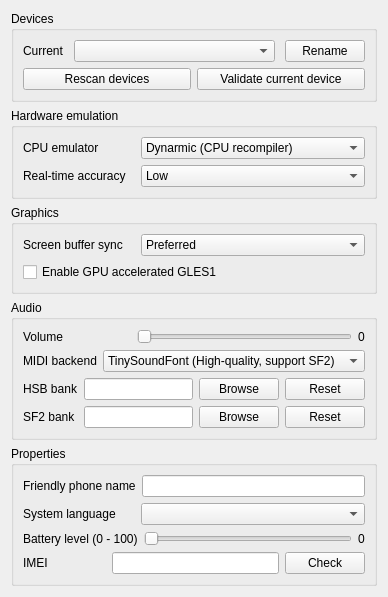
     <widget class="QWidget" name="system_widget">
      <attribute name="title">
       <string>System</string>
      </attribute>
      <layout class="QGridLayout" name="gridLayout_6">
       <item row="2" column="0">
        <widget class="QGroupBox" name="system_graphics_group_box">
         <property name="title">
          <string>Graphics</string>
         </property>
         <layout class="QGridLayout" name="gridLayout_13">
          <item row="0" column="0">
           <layout class="QHBoxLayout" name="system_screen_buffer_sync_layout" stretch="1,2">
            <item>
             <widget class="QLabel" name="system_screen_buffer_sync_label">
              <property name="toolTip">
               <string>This allows emulated softwares to have recording abilities, and prevent flashing in some old S60v1/S60v2 games.
Preferred option will automatically enable this on S60v1/S60v2 devices.</string>
              </property>
              <property name="text">
               <string>Screen buffer sync</string>
              </property>
             </widget>
            </item>
            <item>
             <widget class="QComboBox" name="system_screen_buffer_sync_combo">
              <property name="sizePolicy">
               <sizepolicy hsizetype="Preferred" vsizetype="Fixed">
                <horstretch>0</horstretch>
                <verstretch>0</verstretch>
               </sizepolicy>
              </property>
              <item>
               <property name="text">
                <string>Preferred</string>
               </property>
              </item>
              <item>
               <property name="text">
                <string>Disable</string>
               </property>
              </item>
              <item>
               <property name="text">
                <string>Enable</string>
               </property>
              </item>
             </widget>
            </item>
           </layout>
          </item>
          <item row="1" column="0">
           <widget class="QCheckBox" name="system_enable_hw_gles1_checkbox">
            <property name="toolTip">
             <string>Allow the emulator to perform native GPU acceleration for Symbian's GLES1 API.</string>
            </property>
            <property name="text">
             <string>Enable GPU accelerated GLES1</string>
            </property>
           </widget>
          </item>
         </layout>
        </widget>
       </item>
       <item row="0" column="0">
        <widget class="QGroupBox" name="system_device_groupbox">
         <property name="title">
          <string>Devices</string>
         </property>
         <layout class="QGridLayout" name="gridLayout_11">
          <item row="0" column="0">
           <layout class="QHBoxLayout" name="system_device_current_layout" stretch="0,0,0">
            <property name="spacing">
             <number>10</number>
            </property>
            <item>
             <widget class="QLabel" name="system_device_label">
              <property name="sizePolicy">
               <sizepolicy hsizetype="Fixed" vsizetype="Preferred">
                <horstretch>0</horstretch>
                <verstretch>0</verstretch>
               </sizepolicy>
              </property>
              <property name="text">
               <string>Current</string>
              </property>
             </widget>
            </item>
            <item>
             <widget class="QComboBox" name="system_device_combo">
              <property name="sizePolicy">
               <sizepolicy hsizetype="Minimum" vsizetype="Fixed">
                <horstretch>0</horstretch>
                <verstretch>0</verstretch>
               </sizepolicy>
              </property>
             </widget>
            </item>
            <item>
             <widget class="QPushButton" name="system_device_current_rename_btn">
              <property name="sizePolicy">
               <sizepolicy hsizetype="Fixed" vsizetype="Fixed">
                <horstretch>0</horstretch>
                <verstretch>0</verstretch>
               </sizepolicy>
              </property>
              <property name="text">
               <string>Rename</string>
              </property>
             </widget>
            </item>
           </layout>
          </item>
          <item row="1" column="0">
           <layout class="QHBoxLayout" name="system_general_dvcmod_layout">
            <item>
             <widget class="QPushButton" name="system_general_rescan_dvcs_btn">
              <property name="toolTip">
               <string>Check for any unimported devices and correct existing one's infos.</string>
              </property>
              <property name="text">
               <string>Rescan devices</string>
              </property>
             </widget>
            </item>
            <item>
             <widget class="QPushButton" name="system_general_validate_dvc_btn">
              <property name="toolTip">
               <string>Check for faults in current device and fix them so that EKA2L1 can emulate the device.</string>
              </property>
              <property name="text">
               <string>Validate current device</string>
              </property>
             </widget>
            </item>
           </layout>
          </item>
         </layout>
        </widget>
       </item>
       <item row="4" column="0">
        <widget class="QGroupBox" name="system_props_group_box">
         <property name="sizePolicy">
          <sizepolicy hsizetype="Preferred" vsizetype="Fixed">
           <horstretch>0</horstretch>
           <verstretch>0</verstretch>
          </sizepolicy>
         </property>
         <property name="title">
          <string>Properties</string>
         </property>
         <layout class="QGridLayout" name="gridLayout_9">
          <item row="4" column="0">
           <layout class="QHBoxLayout" name="system_prop_batlvl_layout" stretch="1,2,1">
            <item>
             <widget class="QLabel" name="system_prop_bat_label">
              <property name="text">
               <string>Battery level (0 - 100)</string>
              </property>
             </widget>
            </item>
            <item>
             <widget class="QSlider" name="system_prop_bat_slider">
              <property name="sizePolicy">
               <sizepolicy hsizetype="Preferred" vsizetype="Fixed">
                <horstretch>0</horstretch>
                <verstretch>0</verstretch>
               </sizepolicy>
              </property>
              <property name="maximum">
               <number>100</number>
              </property>
              <property name="orientation">
               <enum>Qt::Horizontal</enum>
              </property>
             </widget>
            </item>
            <item>
             <widget class="QLabel" name="system_prop_bat_current_val_label">
              <property name="sizePolicy">
               <sizepolicy hsizetype="Fixed" vsizetype="Preferred">
                <horstretch>0</horstretch>
                <verstretch>0</verstretch>
               </sizepolicy>
              </property>
              <property name="text">
               <string>0</string>
              </property>
             </widget>
            </item>
           </layout>
          </item>
          <item row="3" column="0">
           <layout class="QHBoxLayout" name="system_prop_lang_layout" stretch="1,2">
            <item>
             <widget class="QLabel" name="system_prop_lang_label">
              <property name="sizePolicy">
               <sizepolicy hsizetype="Preferred" vsizetype="Preferred">
                <horstretch>0</horstretch>
                <verstretch>0</verstretch>
               </sizepolicy>
              </property>
              <property name="text">
               <string>System language</string>
              </property>
             </widget>
            </item>
            <item>
             <widget class="QComboBox" name="system_prop_lang_combobox"/>
            </item>
           </layout>
          </item>
          <item row="6" column="0">
           <layout class="QHBoxLayout" name="system_prop_imei_layout" stretch="1,2,2">
            <item>
             <widget class="QLabel" name="system_prop_imei_label">
              <property name="text">
               <string notr="true">IMEI</string>
              </property>
             </widget>
            </item>
            <item>
             <widget class="QLineEdit" name="system_prop_imei_edit">
              <property name="sizePolicy">
               <sizepolicy hsizetype="Preferred" vsizetype="Preferred">
                <horstretch>0</horstretch>
                <verstretch>0</verstretch>
               </sizepolicy>
              </property>
             </widget>
            </item>
            <item>
             <widget class="QPushButton" name="system_prop_imei_check_btn">
              <property name="sizePolicy">
               <sizepolicy hsizetype="Fixed" vsizetype="Fixed">
                <horstretch>0</horstretch>
                <verstretch>0</verstretch>
               </sizepolicy>
              </property>
              <property name="text">
               <string>Check</string>
              </property>
             </widget>
            </item>
           </layout>
          </item>
          <item row="1" column="0">
           <layout class="QHBoxLayout" name="system_friendly_phone_name_layout" stretch="1,2">
            <item>
             <widget class="QLabel" name="system_friendly_phone_name_label">
              <property name="sizePolicy">
               <sizepolicy hsizetype="Expanding" vsizetype="Preferred">
                <horstretch>0</horstretch>
                <verstretch>0</verstretch>
               </sizepolicy>
              </property>
              <property name="toolTip">
               <string>The name that will be displayed in emulated applications or games. Allow maximum of 30 characters.</string>
              </property>
              <property name="text">
               <string>Friendly phone name</string>
              </property>
             </widget>
            </item>
            <item>
             <widget class="QLineEdit" name="system_friendly_phone_name_edit">
              <property name="sizePolicy">
               <sizepolicy hsizetype="Expanding" vsizetype="Fixed">
                <horstretch>0</horstretch>
                <verstretch>0</verstretch>
               </sizepolicy>
              </property>
              <property name="maxLength">
               <number>30</number>
              </property>
             </widget>
            </item>
           </layout>
          </item>
         </layout>
        </widget>
       </item>
       <item row="1" column="0">
        <widget class="QGroupBox" name="system_he_checkbox">
         <property name="title">
          <string>Hardware emulation</string>
         </property>
         <layout class="QGridLayout" name="gridLayout_7">
          <item row="1" column="0">
           <layout class="QHBoxLayout" name="system_he_cpu_layout" stretch="1,2">
            <item>
             <widget class="QLabel" name="system_he_cpu_label">
              <property name="sizePolicy">
               <sizepolicy hsizetype="Preferred" vsizetype="Preferred">
                <horstretch>0</horstretch>
                <verstretch>0</verstretch>
               </sizepolicy>
              </property>
              <property name="text">
               <string>CPU emulator</string>
              </property>
             </widget>
            </item>
            <item>
             <widget class="QComboBox" name="system_he_cpu_combo">
              <item>
               <property name="text">
                <string>Dynarmic (CPU recompiler)</string>
               </property>
              </item>
              <item>
               <property name="text">
                <string>Dyncom (CPU interpreter)</string>
               </property>
              </item>
             </widget>
            </item>
           </layout>
          </item>
          <item row="3" column="0">
           <layout class="QHBoxLayout" name="system_he_rta_layout" stretch="1,2">
            <item>
             <widget class="QLabel" name="system_he_rta_label">
              <property name="toolTip">
               <string>Choose the level of accuracy for timing operations.&lt;br&gt;The higher the level, the more CPU power is consumed, but potentially faster operation in some apps!</string>
              </property>
              <property name="text">
               <string>Real-time accuracy</string>
              </property>
             </widget>
            </item>
            <item>
             <widget class="QComboBox" name="system_he_rta_combo">
              <item>
               <property name="text">
                <string>Low</string>
               </property>
              </item>
              <item>
               <property name="text">
                <string>Mid</string>
               </property>
              </item>
              <item>
               <property name="text">
                <string>High</string>
               </property>
              </item>
             </widget>
            </item>
           </layout>
          </item>
         </layout>
        </widget>
       </item>
       <item row="3" column="0">
        <widget class="QGroupBox" name="system_audio_group_box">
         <property name="title">
          <string>Audio</string>
         </property>
         <layout class="QGridLayout" name="gridLayout_8">
          <item row="3" column="0">
           <layout class="QHBoxLayout" name="system_audio_midi_sf2_bank_layout" stretch="1,2,2,0">
            <item>
             <widget class="QLabel" name="system_audio_midi_sf2_bank_label">
              <property name="text">
               <string>SF2 bank</string>
              </property>
             </widget>
            </item>
            <item>
             <widget class="QLineEdit" name="system_audio_midi_sf2_bank_edit">
              <property name="readOnly">
               <bool>true</bool>
              </property>
             </widget>
            </item>
            <item>
             <widget class="QPushButton" name="system_audio_midi_sf2_bank_browse">
              <property name="sizePolicy">
               <sizepolicy hsizetype="Fixed" vsizetype="Fixed">
                <horstretch>0</horstretch>
                <verstretch>0</verstretch>
               </sizepolicy>
              </property>
              <property name="text">
               <string>Browse</string>
              </property>
             </widget>
            </item>
            <item>
             <widget class="QPushButton" name="system_audio_midi_sf2_bank_reset">
              <property name="text">
               <string>Reset</string>
              </property>
             </widget>
            </item>
           </layout>
          </item>
          <item row="2" column="0">
           <layout class="QHBoxLayout" name="system_audio_midi_hsb_bank_layout" stretch="1,2,2,0">
            <item>
             <widget class="QLabel" name="system_audio_midi_hsb_bank_label">
              <property name="toolTip">
               <string/>
              </property>
              <property name="text">
               <string>HSB bank</string>
              </property>
             </widget>
            </item>
            <item>
             <widget class="QLineEdit" name="system_audio_midi_hsb_bank_edit">
              <property name="readOnly">
               <bool>true</bool>
              </property>
             </widget>
            </item>
            <item>
             <widget class="QPushButton" name="system_audio_midi_hsb_bank_browse">
              <property name="sizePolicy">
               <sizepolicy hsizetype="Fixed" vsizetype="Fixed">
                <horstretch>0</horstretch>
                <verstretch>0</verstretch>
               </sizepolicy>
              </property>
              <property name="text">
               <string>Browse</string>
              </property>
             </widget>
            </item>
            <item>
             <widget class="QPushButton" name="system_audio_midi_hsb_bank_reset">
              <property name="text">
               <string>Reset</string>
              </property>
             </widget>
            </item>
           </layout>
          </item>
          <item row="1" column="0">
           <layout class="QHBoxLayout" name="system_audio_midi_backend_layout" stretch="1,2">
            <item>
             <widget class="QLabel" name="system_audio_midi_backend_label">
              <property name="sizePolicy">
               <sizepolicy hsizetype="Expanding" vsizetype="Preferred">
                <horstretch>0</horstretch>
                <verstretch>0</verstretch>
               </sizepolicy>
              </property>
              <property name="text">
               <string>MIDI backend</string>
              </property>
             </widget>
            </item>
            <item>
             <widget class="QComboBox" name="system_audio_midi_backend_combo">
              <property name="sizePolicy">
               <sizepolicy hsizetype="Expanding" vsizetype="Fixed">
                <horstretch>0</horstretch>
                <verstretch>0</verstretch>
               </sizepolicy>
              </property>
              <item>
               <property name="text">
                <string>TinySoundFont (High-quality, support SF2)</string>
               </property>
              </item>
              <item>
               <property name="text">
                <string>MiniBAE (Lower-quality, support HSB)</string>
               </property>
              </item>
             </widget>
            </item>
           </layout>
          </item>
          <item row="0" column="0">
           <layout class="QHBoxLayout" name="system_audio_volmod_layout" stretch="1,2,2">
            <item>
             <widget class="QLabel" name="system_general_vol_slide_label">
              <property name="sizePolicy">
               <sizepolicy hsizetype="Expanding" vsizetype="Preferred">
                <horstretch>0</horstretch>
                <verstretch>0</verstretch>
               </sizepolicy>
              </property>
              <property name="text">
               <string>Volume</string>
              </property>
             </widget>
            </item>
            <item>
             <widget class="QSlider" name="system_audio_vol_slider">
              <property name="maximum">
               <number>100</number>
              </property>
              <property name="orientation">
               <enum>Qt::Horizontal</enum>
              </property>
             </widget>
            </item>
            <item>
             <widget class="QLabel" name="system_audio_current_val_label">
              <property name="sizePolicy">
               <sizepolicy hsizetype="Fixed" vsizetype="Preferred">
                <horstretch>0</horstretch>
                <verstretch>0</verstretch>
               </sizepolicy>
              </property>
              <property name="text">
               <string>0</string>
              </property>
             </widget>
            </item>
           </layout>
          </item>
         </layout>
        </widget>
       </item>
      </layout>
     </widget>
